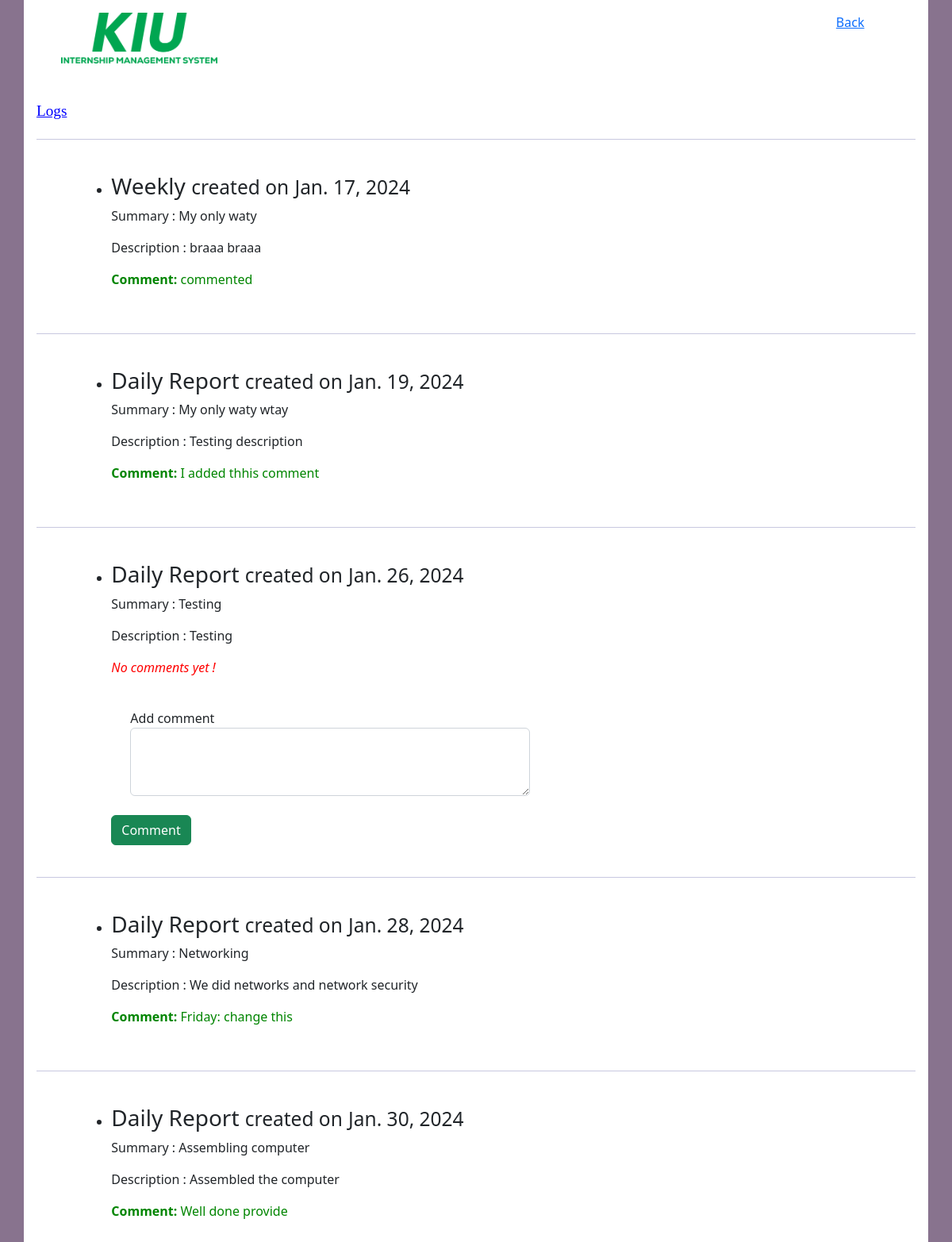
The page /studentlog/6d0df66f-e9cd-4ee4-b765-6f540ef22f97/ on the database its author committed.
### WorkplaceApp/models.py (models this page shows, shortened)
class StdntLog(models.Model):
    stuid = models.CharField(max_length=200, default=None)
    title = models.CharField(max_length=200)
    date = models.DateField()
    summary = models.TextField()
    description = models.TextField()
    lect_comment = models.TextField(default=None, null=True)

### WorkplaceApp/views.py (the view)
# urls.py: path("studentlog/<str:student_id>/", views.lec_student_logs, name="student_detail"),
def lec_student_logs(request, student_id):
    studb = get_object_or_404(studentDataTable, stuid=student_id)
    stulogs = StdntLog.objects.filter(stuid=studb.stuid)
    return render(
        request, "lecturer/student_logs.html", {"studb": studb, "logs": stulogs}
    )

### template/lecturer/student_logs.html (shortened to what this page needs)
<!DOCTYPE html>
<html>
    <head>
        {% load static %}
        <link href="https://cdn.jsdelivr.net/npm/bootstrap@5.2.3/dist/css/bootstrap.min.css" rel="stylesheet">
        <link href="{% static 'css/style.css' %} " rel="stylesheet">
    </head>
    <body style="background-color: #88738E;">
        <div class="container p-3" style="background-color: #ffffff;">
            <div class="row header">
                <div class="col-3 col-sm-3">
                    <img src="{% static 'images/WorkplaceIcon.png' %}" alt="Company Logo"
                        style=" height: 64px; width: auto;" class="companyLogo">
                </div>
                <div class="col-7 col-sm-7">
                </div>
                <div class="col-2 col-sm-2">
                    <a href="javascript:history.back()">Back</a>
                </div>
            </div>
            <br>
            <br>
            <div class="row" id="logs">
                <h1 style="color: blue; font-family: verdana; font-size: 120%; cursor: pointer;" onclick="toggleList()"
                    id="listHeading">
                    <u>Logs</u>
                </h1>
                <ul id="log_list">
                    {% if logs %}
                    {% for log in logs %}
                    <hr style="color: #242582; height: 3px;">
                    <div class="row">
                        <div class="col-1 col-sm-1"></div>
                        <div class="col-10 col-sm-10 notibody">
                            <br>
                            <div class="singlenotification" style="float: left; width: 60%">
                                <div class="notitext">
                                    <li>
                                        <h3>{{ log.title }} <small>created on</small> <small>{{ log.date }}</small></h3>
                                        <p>Summary : {{ log.summary }}</p>
                                        <p>Description : {{ log.description }}</p>
                                        {% if log.lect_comment %}
                                        <p style="color: #008500;"><strong>Comment:</strong> {{ log.lect_comment }}</p>
                                        {% else %}
                                        <p style="color: red;"><em>No comments yet !</em></p>
                                        <form action="{% url 'add_comment' studb.stuid %}" method="POST">
                                            <div class="form-group p-4">
                                                <label for="exampleFormControlTextarea1">Add comment</label>
                                                <textarea class="form-control" id="exampleFormControlTextarea1" rows="3"
                                                    required name="comment"></textarea>
                                            </div>
                                            <button type="submit" class="btn btn-success">Comment</button>
                                        </form>
                                        {% endif %}
                                    </li>
                                </div>
                                <br>
                            </div>
                        </div>
                        <div class="col-1 col-sm-1"></div>
                    </div>
                    {% endfor %}
                    {% else %}
                    <p style="color: red;"><em>No logs yet !</em></p>
                    {% endif %}
                </ul>
            </div>
        </div>
    </body>
</html>

### static/css/style.css (style rules this page uses)
.header { text-align: center; }
:root { --primary-color:#242582; }

### rows shown on the page
StdntLog: title "Weekly", date "Jan. 17, 2024", summary "My only waty", description "braaa braaa", lect_comment "commented"
StdntLog: title "Daily Report", date "Jan. 19, 2024", summary "My only waty wtay", description "Testing description", lect_comment "I added thhis comment"
StdntLog: title "Daily Report", date "Jan. 26, 2024", summary "Testing", description "Testing"
StdntLog: title "Daily Report", date "Jan. 28, 2024", summary "Networking", description "We did networks and network security", lect_comment "Friday: change this"
StdntLog: title "Daily Report", date "Jan. 30, 2024", summary "Assembling computer", description "Assembled the computer", lect_comment "Well done provide"
